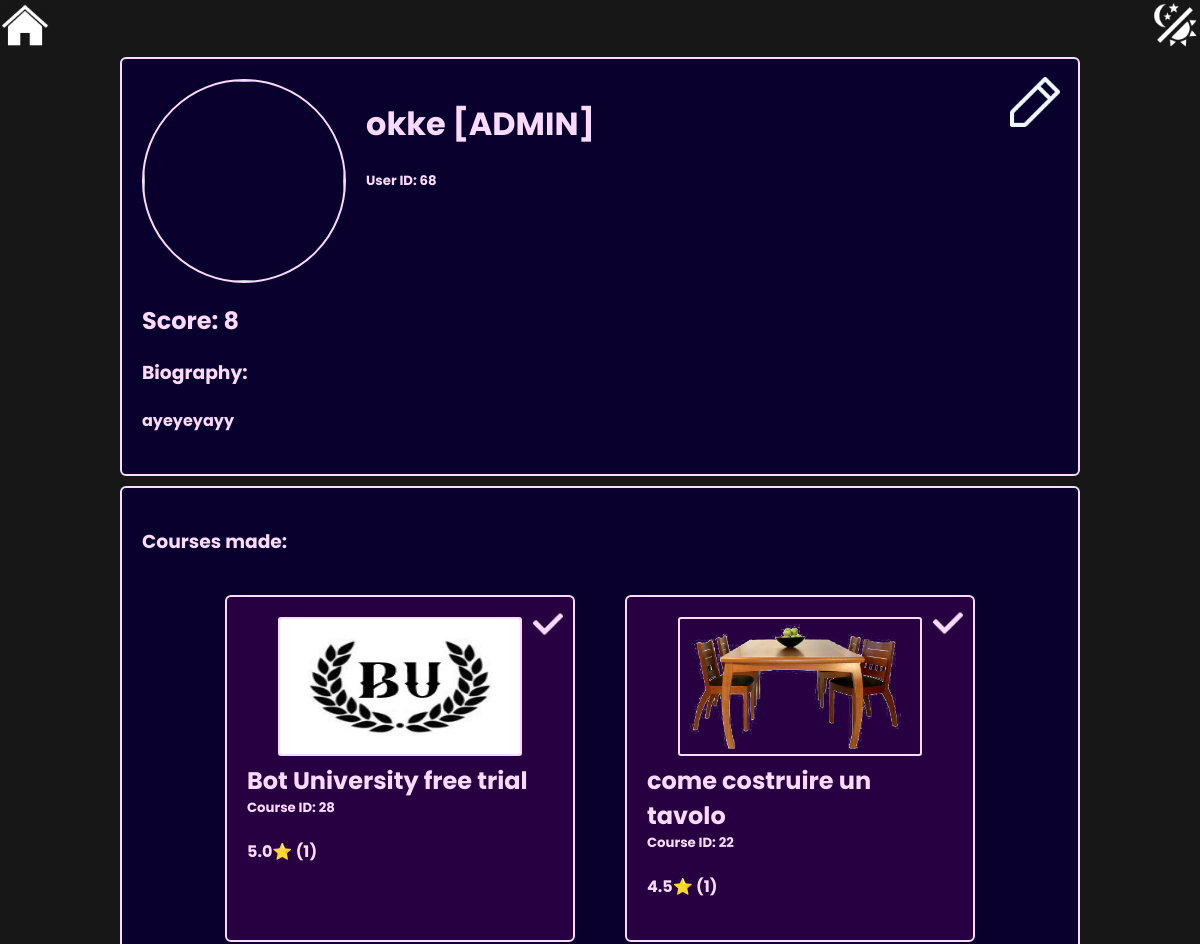
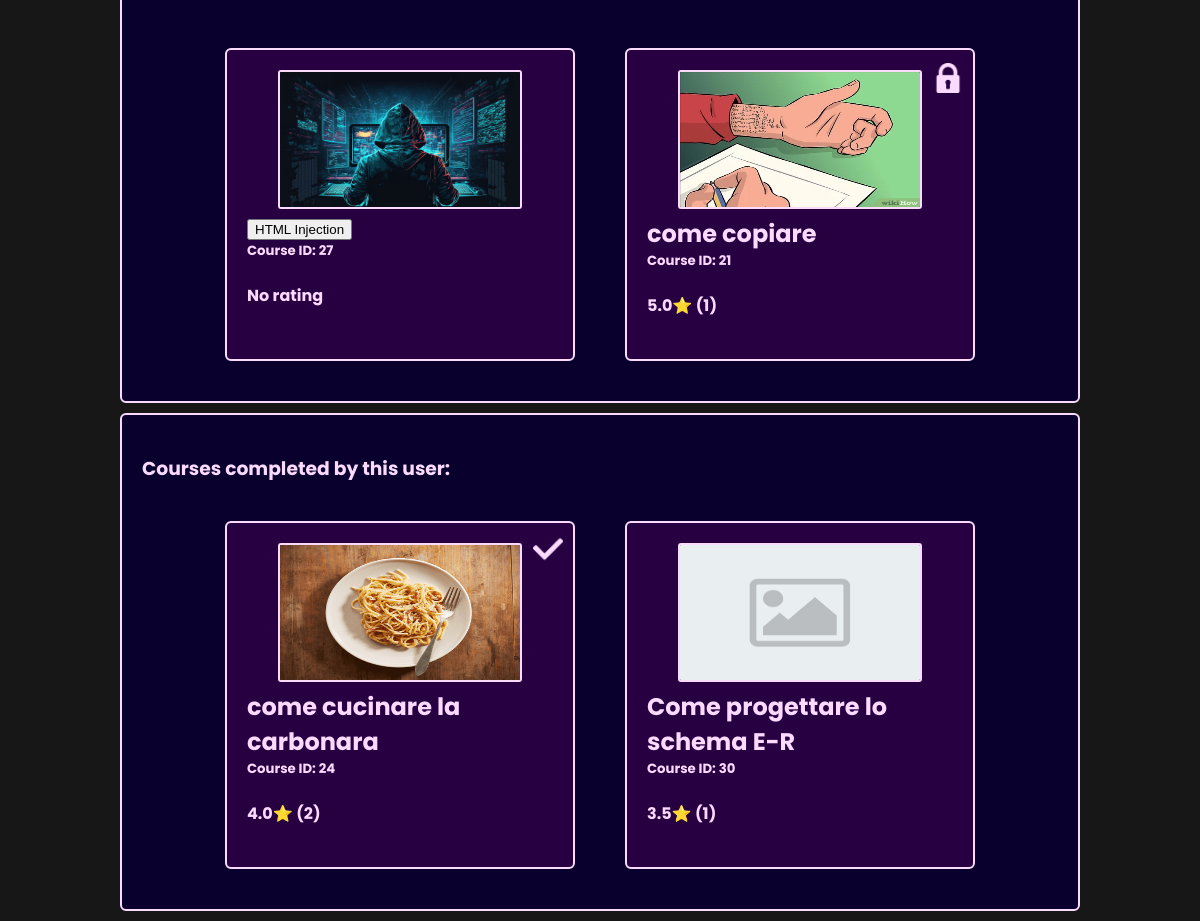
The app's page /Skillful_PHP/Skillful/viewProfile.php?userid=68 (signed in) with its own data (2 pictures, top to bottom).
### tables this page shows
CREATE TABLE `courses` (
  `id` int(11) NOT NULL,
  `name` varchar(50) NOT NULL,
  `creation_date` datetime NOT NULL,
  `description` blob DEFAULT NULL,
  `verified` tinyint(4) NOT NULL DEFAULT 0,
  `folder` blob NOT NULL,
  `category` int(11) DEFAULT NULL,
  `user_created` int(11) NOT NULL,
  `state` tinyint(4) NOT NULL DEFAULT 0
);

### Skillful_PHP/Skillful/viewProfile.php (the view, shortened to what this page needs)
<!DOCTYPE html>
<html lang="en">
<head>
    <link rel="stylesheet" type="text/css" href="styles/style.css">
    <link rel="stylesheet" type="text/css" href="styles/styleProfileViewer.css">
</head>
<body>
    <?php
        include "db_connection.php";
        if (!isset($_SESSION['user_id'])) {
            header('Location: login.php');
        } else {
            $admin = false;
            $user_id = $_SESSION['user_id'];
            $getUsername = "SELECT * FROM users WHERE id = $user_id";
            $result = mysqli_query($connection, $getUsername);
            if($result){
                if(mysqli_num_rows($result) > 0){
                    $row = mysqli_fetch_assoc($result);
                    if($row['role'] == 1){
                        $admin = true;
                    }
                } else {
                    header('Location: login.php');
                }
            }
        }
        ?>
        <div id="themeButton">
            <img class="img cursorPointer" src="assets/icons/themeButton/themeButton0.png" width="50px" height="50px">
        </div>
        <a href="home.php" id="homeButton">
            <img class="img" src="assets/icons/homePageButton/homePage0.png" width="50px" height="50px">
        </a>
        <?php
        if($_SERVER['REQUEST_METHOD'] == 'GET'){
            if(isset($_GET['userid'])){
                $requestedId = $_GET['userid'];
                $sqlCode = "SELECT id, username, email, pfp, bio, score, role FROM users_view WHERE id = $requestedId";
                $result = mysqli_query($connection, $sqlCode);
                if($result){
                    if(mysqli_num_rows($result) > 0){
                        $row = mysqli_fetch_assoc($result);
                        $role = $row['role'];
                        if($role == 1){
                            $userIsAdmin = true;
                        } else {
                            $userIsAdmin = false;
                        }
                        if($user_id == $requestedId){
                            $myProfile = true;
                        } else {
                            $myProfile = false;
                        }
                    } else {
                        echo "<div id='noAccessContainer' style='width: 100%; text-align: center; margin-top: 50px'><h1>This user does not exist</h1></div>";
                        exit();
                    }
                }
            } else {
                header('Location: home.php');
            }
        }
    ?>
    <div id="mainContainer">
        <div id="mainProfileInfo" class="box">
            <?php
                if($myProfile || $admin){
                    echo '<img id="editButton" class="img cursorPointer" src="assets/icons/editButton/editButton0.png" width="50px" height="50px">';
                }
            ?>
            <div id="pfp">
                <?php
                    echo "<img id='profilePic' src='".$GLOBALS['pfp']."' width='200px' height='200px'>";
                    echo "<div style='margin-left: 20px'><h1>".$GLOBALS['username'];
                    if($userIsAdmin){
                        echo " [ADMIN]";
                    }
                    echo "</h1>";
                    echo "<h5>User ID: ".$GLOBALS['requestedId']."</h5></div>";
                ?>
            </div>
            <div id="info">
                <div id="score">
                    <h2>Score:
                    <?php
                        echo $GLOBALS['score'];
                    ?>
                    </h2>
                </div>
                <div id="bio">
                    <?php
                        echo '<h3>Biography:<h3>';
                        echo "<h4>".$GLOBALS['bio']."</h4>";
                    ?>
                </div>
            </div>
        </div>
        <div id="userMadeCourses" class="box">
            <h3>Courses made:</h3>
            <?php
                if($admin || $myProfile){
                    $sqlCode = "SELECT * FROM courses_view WHERE user_created = '".$GLOBALS['requestedId']."' ORDER BY verified DESC, state DESC, avgRating DESC";
                } else {
                    $sqlCode = "SELECT * FROM courses_view WHERE user_created = '".$GLOBALS['requestedId']."' AND state = 1 ORDER BY verified DESC, state DESC, avgRating DESC";
                }
                $result = mysqli_query($connection, $sqlCode);
                if($result){
                    if(mysqli_num_rows($result) > 0){
                        echo '<div id="results">';
                        while($row = mysqli_fetch_assoc($result)){
                            echo "<a class='courseResult clickableBoxLink' href='viewCourse.php?courseId=".$row["course_id"]."'><div class='courseDiv'>";
                            if($row['verified'] == 1){
                                echo "<img class='verifiedIcon img' src='assets/icons/verifiedIcon/verifiedIcon0.png'>";
                            } else if($row['state'] == 0){
                                echo "<img class='verifiedIcon img' src='assets/icons/lockIcon/lockIcon0.png'>";
                            }
                            echo "<img class='courseThumbnail' src='".$row['folder']."thumbnail.png'><h2>".$row['name']."</h2><h5>Course ID: ".$row['id']."</h5>";
                            if($row['nComments']>0){
                                echo "<h4>".$row['avgRating']."⭐ (".$row['nComments'].")</h4>";
                            } else {
                                echo "<h4>No rating</h4>";
                            }
                            echo "</div></a>";
                        }
                        echo "</div>";
                    } else {
                        echo "<h2>User hasn't made any course yet</h2>";
                    }
                } else {
                    echo "Errore nella query";
                }
            ?>
        </div>
        <div id="completedCourses" class="box">
            <h3>Courses completed by this user:</h3>
            <?php
                if($admin || $myProfile){
                    $sqlCode = "SELECT courses_view.* FROM courses_view INNER JOIN exams ON exams.id_course = courses_view.id WHERE exams.id_user = '".$GLOBALS['requestedId']."' AND courses_view.user_created != ".$requestedId." ORDER BY verified DESC, state DESC, avgRating DESC";
                } else {
                    $sqlCode = "SELECT courses_view.* FROM courses_view INNER JOIN exams ON exams.id_course = courses_view.id WHERE exams.id_user = '".$GLOBALS['requestedId']."' AND courses_view.state = 1 AND courses_view.user_created != ".$requestedId." ORDER BY verified DESC, state DESC, avgRating DESC";
                }
                $result = mysqli_query($connection, $sqlCode);
                if($result){
                    if(mysqli_num_rows($result) > 0){
                        echo '<div id="results">';
                        while($row = mysqli_fetch_assoc($result)){
                            echo "<a class='courseResult clickableBoxLink' href='viewCourse.php?courseId=".$row["course_id"]."'><div class='courseDiv'>";
                            if($row['verified'] == 1){
                                echo "<img class='verifiedIcon img' src='assets/icons/verifiedIcon/verifiedIcon0.png'>";
                            }
                            echo "<img class='courseThumbnail' src='".$row['folder']."thumbnail.png'><h2>".$row['name']."</h2><h5>Course ID: ".$row['id']."</h5>";
                            if($row['nComments']>0){
                                echo "<h4>".$row['avgRating']."⭐ (".$row['nComments'].")</h4>";
                            } else {
                                echo "<h4>No rating</h4>";
                            }
                            echo "</div></a>";
                        }
                        echo "</div>";
                    } else {
                        echo "<h2>User hasn't completed any course yet</h2>";
                    }
                } else {
                    echo "Errore nella query";
                }
            ?>
        </div>
    </div>
</body>
</html>

### Skillful_PHP/Skillful/styles/style.css (style rules this page uses)
:root { --primary: #171717; --textcolor: #f0f8ff; --windowbg: #09002e; --boxbg: #270042; }
body { font-family: 'Poppins', sans-serif; color: var(--textcolor); background-color: var(--primary); margin: 0; overflow-x: hidden; }
.clickableBoxLink { text-decoration: none; color: var(--textcolor); }

### Skillful_PHP/Skillful/styles/styleProfileViewer.css (style rules this page uses)
#themeButton { position: absolute; right: 0; }
#homeButton { background: none; border: none; }
#mainContainer { position: absolute; left: 50%; transform: translateX(-50%); width: 80%; }
#pfp { display: flex; }
#profilePic { border: 2px solid var(--textcolor); border-radius: 50%; }
.box { background-color: var(--windowbg); border: 2px solid var(--textcolor); border-radius: 6px; padding: 20px; margin-bottom: 10px; }
#editButton, #closeEditMenu { position: absolute; right: 20px; top: 20px; }
#themeButton { width: fit-content; height: 50px; }
#results { padding: 20px; display: grid; grid-template-columns: repeat(3, 350px); column-gap: 50px; row-gap: 50px; width: fit-content; margin-left: 50%; transform: translateX(-50%); }
@media only screen and (max-width: 1500px) and (min-width: 1000px) { #results { grid-template-columns: repeat(2, 350px); } }
.courseResult { padding: 20px; border: 2px solid var(--textcolor); border-radius: 6px; background-color: var(--boxbg); cursor: pointer; }
.courseResult h2, .courseResult h5 { margin: 0; }
.courseThumbnail { width: 240px; height: 135px; margin-left: 50%; transform: translateX(-50%); border: 2px solid var(--textcolor); border-radius: 3px; }
.courseDiv { position: relative; }
.verifiedIcon { position: absolute; top: -5%; right: -5%; margin: 5px; height: 30px; width: 30px; z-index: 1; }

### records on screen
courses: verified 1 (drawn), folder (picture), name "Bot University free trial", id "28", avgRating "5.0", nComments "1"
courses: verified 1 (drawn), folder (picture), name "come costruire un tavolo", id "22", avgRating "4.5", nComments "1"
courses: folder (picture), name "HTML Injection", id "27", shows "No rating"
courses: verified 0 (drawn), folder (picture), name "come copiare", id "21", avgRating "5.0", nComments "1"
courses: verified 1 (drawn), folder (picture), name "come cucinare la carbonara", id "24", avgRating "4.0", nComments "2"
courses: folder (picture), name "Come progettare lo schema E-R", id "30", avgRating "3.5", nComments "1"

### other values on screen
$GLOBALS['username'] "okke"
$GLOBALS['requestedId'] "68"
$GLOBALS['score'] "8"
$GLOBALS['bio'] "ayeyeyayy"
